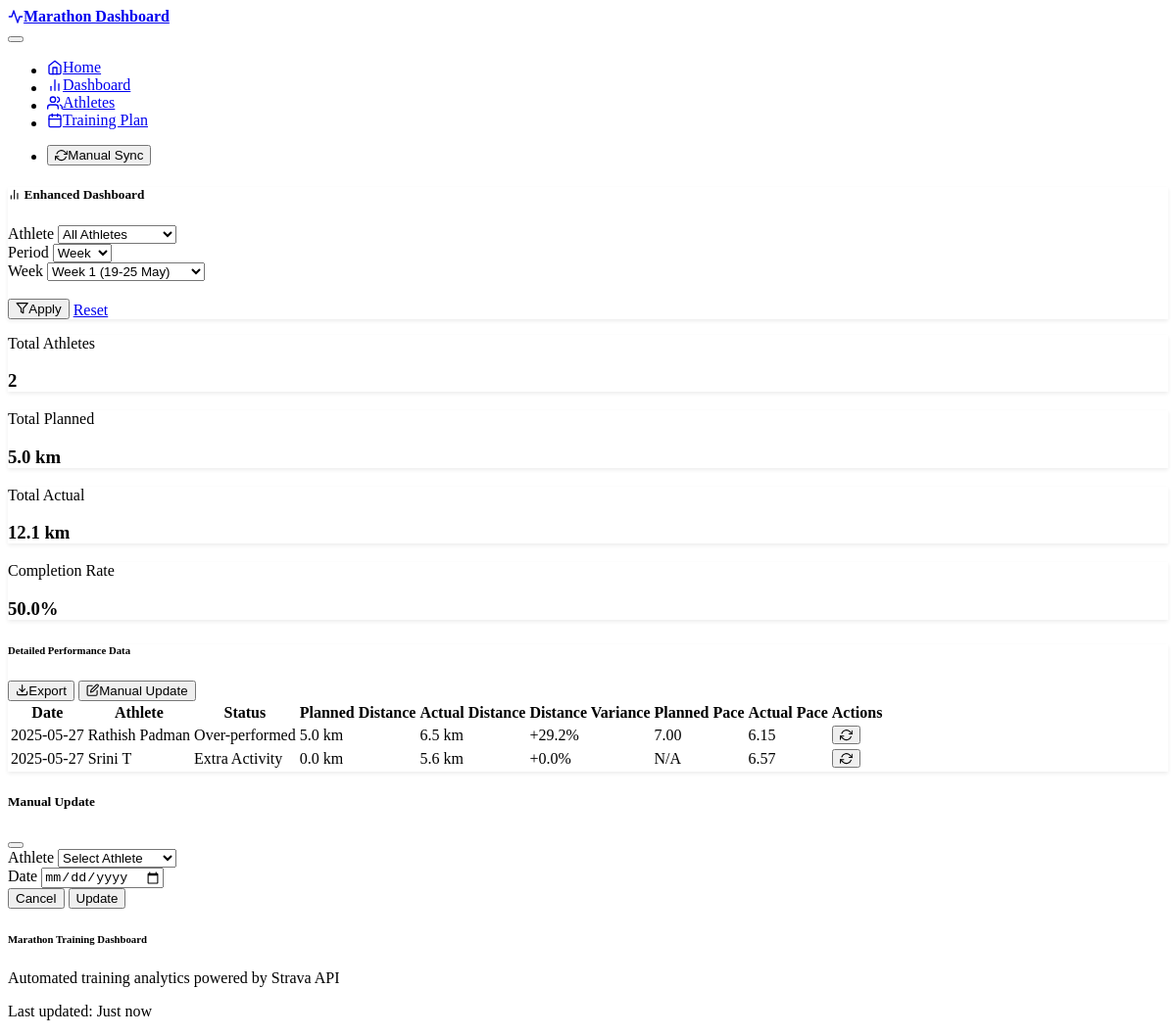
/dashboard, run on the app's committed database.
### models.py (models this page shows)
class DailySummary(db.Model):
    id = db.Column(db.Integer, primary_key=True)
    athlete_id = db.Column(db.Integer,
                           db.ForeignKey('athlete.id'),
                           nullable=False)
    summary_date = db.Column(db.DateTime, nullable=False)
    actual_distance_km = db.Column(db.Float, nullable=True)
    planned_distance_km = db.Column(db.Float, nullable=True)
    actual_pace_min_per_km = db.Column(db.Float, nullable=True)
    planned_pace_min_per_km = db.Column(db.Float, nullable=True)
    distance_variance_percent = db.Column(db.Float, nullable=True)
    pace_variance_percent = db.Column(db.Float, nullable=True)
    status = db.Column(db.String(50),
                       nullable=True)  # On Track, Under-performed, etc.
    notes = db.Column(db.Text, nullable=True)
    created_at = db.Column(db.DateTime, default=datetime.utcnow)
    __table_args__ = (
        UniqueConstraint('athlete_id', 'summary_date', name='uq_daily_summary_athlete_date'),
        db.Index('idx_daily_summary_date', 'summary_date'),
        db.Index('idx_daily_summary_athlete', 'athlete_id'),
        db.Index('idx_daily_summary_status', 'status')
    )
    __table_args__ = (UniqueConstraint('athlete_id', 'summary_date', name='uq_daily_summary_athlete_date'),)

class Athlete(db.Model):
    id = db.Column(db.Integer, primary_key=True)
    name = db.Column(db.String(100), nullable=False)
    strava_athlete_id = db.Column(db.Integer, unique=True, nullable=True)
    refresh_token = db.Column(db.String(255), nullable=True)
    access_token = db.Column(db.String(255), nullable=True)
    token_expires_at = db.Column(db.DateTime, nullable=True)
    is_active = db.Column(db.Boolean, default=True)
    created_at = db.Column(db.DateTime, default=datetime.utcnow)
    activities = db.relationship('Activity', backref='athlete', lazy=True)
    planned_workouts = db.relationship('PlannedWorkout',
                                       backref='athlete',
                                       lazy=True)
    daily_summaries = db.relationship('DailySummary',
                                      backref='athlete',
                                      lazy=True)

### routes.py (the view, shortened to what this page needs)
@app.route('/dashboard')
def dashboard():
    try:
        athlete_filter = request.args.get('athlete_id', type=int)
        date_filter = request.args.get('date')
        period_filter = request.args.get('period', 'week')  # Default to week view
        activity_filter = request.args.get('activity_type', 'all')
        week_filter = request.args.get('week')
        month_filter = request.args.get('month')
        start_date_filter = request.args.get('start_date')
        end_date_filter = request.args.get('end_date')
        base_date = datetime(2025, 5, 19)  # Week 1 starts May 19
        current_date = datetime.now()
        days_since_base = (current_date.date() - base_date.date()).days
        current_week_num = (days_since_base // 7) + 1
        if period_filter == 'day':
            if start_date_filter:
                target_date = datetime.strptime(start_date_filter, '%Y-%m-%d')
            else:
                target_date = datetime.now().replace(hour=0, minute=0, second=0, microsecond=0)
        elif period_filter == 'week':
            if week_filter:
                week_num = int(week_filter.split('-')[1]) - 1
                target_date = base_date + timedelta(weeks=week_num)
            else:
                target_date = base_date + timedelta(weeks=current_week_num - 1)
                week_filter = f"week-{current_week_num}"
        else:
            target_date = datetime.now().replace(hour=0, minute=0, second=0, microsecond=0)
        all_athletes = db.session.query(Athlete).filter_by(is_active=True).order_by(Athlete.name).all()
        dashboard_data = get_enhanced_dashboard_data(
            target_date, athlete_filter, period_filter, activity_filter,
            start_date_filter, end_date_filter
        )
        dashboard_builder = DashboardBuilder()
        weekly_trends = dashboard_builder.get_weekly_trends(target_date)
        return render_template('dashboard.html',
                               dashboard_data=dashboard_data,
                               weekly_trends=weekly_trends,
                               target_date=target_date,
                               all_athletes=all_athletes,
                               filters={
                                   'athlete_id': athlete_filter,
                                   'date': date_filter,
                                   'period': period_filter,
                                   'activity_type': activity_filter,
                                   'week': week_filter,
                                   'month': month_filter,
                                   'start_date': start_date_filter,
                                   'end_date': end_date_filter
                               })
    except Exception as e:
        logger.error(f"Error loading dashboard: {e}")
        flash(f"Error loading dashboard: {e}", "error")
        return redirect(url_for('index'))

### templates/dashboard.html (shortened to what this page needs)
{% extends "base.html" %}
{% block content %}
<div class="container">
    <div class="row mb-4">
        <div class="col-12">
            <div class="card">
                <div class="card-header">
                    <h5 class="card-title mb-3">
                        <i data-feather="bar-chart-2" class="me-2"></i>
                        Enhanced Dashboard
                    </h5>
                    <form method="GET" class="row g-3">
                        <div class="col-md-3">
                            <label for="athlete_filter" class="form-label">Athlete</label>
                            <select name="athlete_id" id="athlete_filter" class="form-select">
                                <option value="">All Athletes</option>
                            </select>
                        </div>
                        <div class="col-md-2">
                            <label for="period_filter" class="form-label">Period</label>
                            <select name="period" id="period_filter" class="form-select" onchange="toggleDateInputs()">
                                <option value="week" {% if filters.period == 'week' %}selected{% endif %}>Week</option>
                            </select>
                        </div>
                        <div class="col-md-2" id="week_selector_container" style="display: none;">
                            <label for="week_selector" class="form-label">Week</label>
                            <select name="week" id="week_selector" class="form-select">
                                <option value="week-1">Week 1 (19-25 May)</option>
                            </select>
                        </div>
                        <div class="col-md-3">
                            <label class="form-label">&nbsp;</label>
                            <div class="d-flex gap-2">
                                <button type="submit" class="btn btn-primary">
                                    <i data-feather="filter" class="me-1"></i>Apply
                                </button>
                                <a href="{{ url_for('dashboard') }}" class="btn btn-outline-secondary">Reset</a>
                            </div>
                        </div>
                    </form>
                </div>
            </div>
        </div>
    </div>
    <div class="row mb-4">
        <div class="col-md-3">
            <div class="card bg-primary text-white h-100">
                <div class="card-body">
                    <div class="d-flex justify-content-between">
                        <div>
                            <p class="card-text">Total Athletes</p>
                            <h3 class="mb-0" id="tile-total-athletes">{{ dashboard_data.period_stats.total_athletes }}</h3>
                        </div>
                    </div>
                </div>
            </div>
        </div>
        <div class="col-md-3">
            <div class="card bg-success text-white h-100">
                <div class="card-body">
                    <div class="d-flex justify-content-between">
                        <div>
                            <p class="card-text">Total Planned</p>
                            <h3 class="mb-0" id="tile-total-planned">{{ "%.1f"|format(dashboard_data.period_stats.total_planned) }} km</h3>
                        </div>
                    </div>
                </div>
            </div>
        </div>
        <div class="col-md-3">
            <div class="card bg-info text-white h-100">
                <div class="card-body">
                    <div class="d-flex justify-content-between">
                        <div>
                            <p class="card-text">Total Actual</p>
                            <h3 class="mb-0" id="tile-total-actual">{{ "%.1f"|format(dashboard_data.period_stats.total_actual) }} km</h3>
                        </div>
                    </div>
                </div>
            </div>
        </div>
        <div class="col-md-3">
            <div class="card bg-{{ 'success' if dashboard_data.period_stats.completion_rate >= 80 else 'warning' if dashboard_data.period_stats.completion_rate >= 60 else 'danger' }} text-white h-100">
                <div class="card-body">
                    <div class="d-flex justify-content-between">
                        <div>
                            <p class="card-text">Completion Rate</p>
                            <h3 class="mb-0" id="tile-completion-rate">{{ "%.1f"|format(dashboard_data.period_stats.completion_rate) }}%</h3>
                        </div>
                    </div>
                </div>
            </div>
        </div>
    </div>
    <div class="row mb-4">
        <div class="col-12">
            <div class="card">
                <div class="card-header d-flex justify-content-between align-items-center">
                    <h6 class="mb-0">Detailed Performance Data</h6>
                    <div class="btn-group">
                        <button class="btn btn-sm btn-outline-primary" onclick="exportToCSV()">
                            <i data-feather="download" class="me-1"></i>Export
                        </button>
                        <button class="btn btn-sm btn-primary" onclick="showManualUpdateModal()">
                            <i data-feather="edit" class="me-1"></i>Manual Update
                        </button>
                    </div>
                </div>
                <div class="card-body">
                    {% if dashboard_data.summaries %}
                    <div class="table-responsive">
                        <table class="table table-hover" id="summaryTable">
                            <thead>
                                <tr>
                                    <th>Date</th>
                                    <th>Athlete</th>
                                    <th>Status</th>
                                    <th>Planned Distance</th>
                                    <th>Actual Distance</th>
                                    <th>Distance Variance</th>
                                    <th>Planned Pace</th>
                                    <th>Actual Pace</th>
                                    <th>Actions</th>
                                </tr>
                            </thead>
                            <tbody>
                                {% for summary in dashboard_data.summaries %}
                                <tr>
                                    <td>{{ summary.date.strftime('%Y-%m-%d') }}</td>
                                    <td>{{ summary.athlete_name }}</td>
                                    <td>
                                        {% if summary.status == 'On Track' %}
                                            <span class="badge bg-success">{{ summary.status }}</span>
                                        {% elif summary.status == 'Over-performed' %}
                                            <span class="badge bg-info">{{ summary.status }}</span>
                                        {% elif summary.status == 'Under-performed' %}
                                            <span class="badge bg-warning">{{ summary.status }}</span>
                                        {% elif summary.status == 'Missed Workout' %}
                                            <span class="badge bg-danger">{{ summary.status }}</span>
                                        {% else %}
                                            <span class="badge bg-secondary">{{ summary.status }}</span>
                                        {% endif %}
                                    </td>
                                    <td>{{ "%.1f"|format(summary.planned_distance) }} km</td>
                                    <td>{{ "%.1f"|format(summary.actual_distance) }} km</td>
                                    <td>
                                        <span class="{% if summary.distance_variance >= 0 %}text-success{% else %}text-danger{% endif %}">
                                            {{ "%+.1f"|format(summary.distance_variance) }}%
                                        </span>
                                    </td>
                                    <td>{{ "%.2f"|format(summary.planned_pace) if summary.planned_pace else 'N/A' }}</td>
                                    <td>{{ "%.2f"|format(summary.actual_pace) if summary.actual_pace else 'N/A' }}</td>
                                    <td>
                                        <button class="btn btn-sm btn-outline-primary"
                                                onclick="updateAthlete({{ summary.athlete_id }}, '{{ summary.date.strftime('%Y-%m-%d') }}')">
                                            <i data-feather="refresh-cw"></i>
                                        </button>
                                    </td>
                                </tr>
                                {% endfor %}
                            </tbody>
                        </table>
                    </div>
                    {% else %}
                    <div class="text-center py-4">
                        <i data-feather="inbox" style="width: 3rem; height: 3rem;" class="text-muted mb-3"></i>
                        <p class="text-muted">No data available for the selected filters.</p>
                    </div>
                    {% endif %}
                </div>
            </div>
        </div>
    </div>
</div>
<div class="modal fade" id="manualUpdateModal" tabindex="-1">
    <div class="modal-dialog">
        <div class="modal-content">
            <div class="modal-header">
                <h5 class="modal-title">Manual Update</h5>
                <button type="button" class="btn-close" data-bs-dismiss="modal"></button>
            </div>
            <div class="modal-body">
                <form id="manualUpdateForm">
                    <div class="mb-3">
                        <label for="updateAthlete" class="form-label">Athlete</label>
                        <select class="form-select" id="updateAthlete" required>
                            <option value="">Select Athlete</option>
                        </select>
                    </div>
                    <div class="mb-3">
                        <label for="updateDate" class="form-label">Date</label>
                        <input type="date" class="form-control" id="updateDate" required>
                    </div>
                </form>
            </div>
            <div class="modal-footer">
                <button type="button" class="btn btn-secondary" data-bs-dismiss="modal">Cancel</button>
                <button type="button" class="btn btn-primary" onclick="performManualUpdate()">Update</button>
            </div>
        </div>
    </div>
</div>
{% endblock %}

### data on the page
DailySummary: date "2025-05-27", status "Over-performed", planned_distance "5.0", actual_distance "6.5", distance_variance "+29.2", planned_pace_min_per_km "7.00", actual_pace_min_per_km "6.15"
Athlete: athlete_name "Rathish Padman"
DailySummary: date "2025-05-27", status "Extra Activity", actual_distance "5.6", actual_pace_min_per_km "6.57"
Athlete: athlete_name "Srini T"

### other printed values
{{ dashboard_data.period_stats.total_athletes }} "2"
{{ "%.1f"|format(dashboard_data.period_stats.total_planned) }} "5.0"
{{ "%.1f"|format(dashboard_data.period_stats.total_actual) }} "12.1"
{{ "%.1f"|format(dashboard_data.period_stats.completion_rate) }} "50.0"
{{ "%.1f"|format(summary.planned_distance) }} "0.0"
{{ "%+.1f"|format(summary.distance_variance) }} "+0.0"
{{ "%.2f"|format(summary.planned_pace) if summary.planned_pace else 'N/A' }} "N/A"
